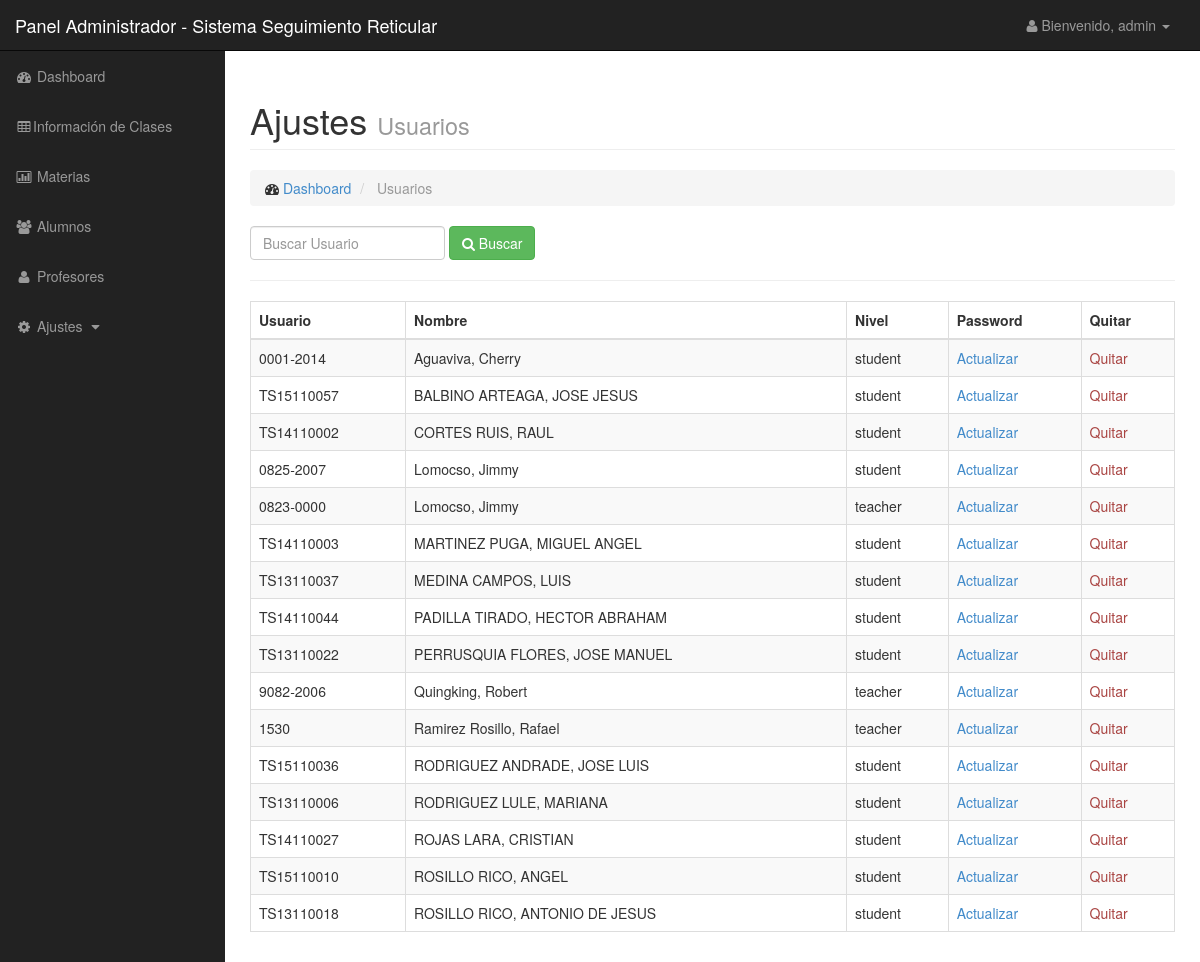
/retic/admin/users.php (signed in), run on the app's committed database.
### tables this page shows
CREATE TABLE `userdata` (
  `id` int(11) NOT NULL,
  `username` varchar(100) NOT NULL,
  `password` varchar(100) NOT NULL,
  `fname` varchar(100) NOT NULL,
  `lname` varchar(100) NOT NULL,
  `level` varchar(100) NOT NULL
);

### retic/admin/data/settings_model.php (called while the page is built, shortened)
<?php
    $settings = new Datasettings();
    class Datasettings {
        function getuser($search){
            $user = $_SESSION['id'];
            $q = "select * from userdata where username !='$user' and username like '%$search%' order by lname asc";
            $r = mysql_query($q);
            return $r;
        }
    }
?>

### retic/admin/users.php (the view, shortened to what this page needs)
<?php
    include('include/header.php');
    include('include/sidebar.php');
    include('data/settings_model.php');
    $search = isset($_POST['search']) ? $_POST['search']: null;
    $user = $settings->getuser($search);
?>
<div id="page-wrapper">
    <div class="container-fluid">
        <div class="row">
            <div class="col-lg-12">
                <h1 class="page-header">
                    Ajustes <small>Usuarios</small>
                </h1>
                <ol class="breadcrumb">
                    <li>
                        <i class="fa fa-dashboard"></i> <a href="index.php">Dashboard</a>
                    </li>
                    <li class="active">
                        Usuarios
                    </li>
                </ol>
            </div>
        </div>
        <div class="row">
            <div class="col-lg-12">
                <div class="form-inline form-padding">
                    <form action="users.php" method="post">
                        <input type="text" class="form-control" name="search" placeholder="Buscar Usuario">
                        <button type="submit" name="submitsearch" class="btn btn-success"><i class="fa fa-search"></i> Buscar</button>
                    </form>
                </div>
            </div>
        </div>
        <hr />
        <div class="row">
            <div class="col-lg-12">
                <div class="table-responsive">
                    <table class="table table-striped table-bordered">
                        <thead><tr>
                            <th>Usuario</th>
                            <th>Nombre</th>
                            <th>Nivel</th>
                            <th>Password</th>
                            <th>Quitar</th>
                        </tr></thead>
                        <tbody>
                        <?php while($row = mysql_fetch_array($user)): ?>
                            <tr>
                                <td><?php echo $row['username'];?></td>
                                <td><?php echo $row['lname'].', '.$row['fname'];?></td>
                                <td><?php echo $row['level'];?></td>
                                <td><a href="settings.php?username=<?php echo $row['username'];?>">Actualizar</a></td>
                                <td><a href="data/data_model.php?q=delete&table=userdata&id=<?php echo $row['id']?>" title="Remove" class="text-danger confirmation">Quitar</a></td>
                            </tr>
                        <?php endwhile; ?>
                        </tbody>
                    </table>
                </div>
            </div>
        </div>
    </div>
</div>
<?php include('include/footer.php');

### retic/css/sb-admin.css (style rules this page uses)
body { margin-top: 100px; background-color: #222; }
@media (min-width:768px) { body { margin-top: 50px; } }
#page-wrapper { width: 100%; padding: 0; background-color: #fff; }
@media (min-width:768px) { #page-wrapper { padding: 10px; } }

### data on the page
userdata: username "0001-2014", lname "Aguaviva", fname "Cherry", level "student"
userdata: username "TS15110057", lname "BALBINO ARTEAGA", fname "JOSE JESUS", level "student"
userdata: username "TS14110002", lname "CORTES RUIS", fname "RAUL", level "student"
userdata: username "0825-2007", lname "Lomocso", fname "Jimmy", level "student"
userdata: username "0823-0000", lname "Lomocso", fname "Jimmy", level "teacher"
userdata: username "TS14110003", lname "MARTINEZ PUGA", fname "MIGUEL ANGEL", level "student"
userdata: username "TS13110037", lname "MEDINA CAMPOS", fname "LUIS", level "student"
userdata: username "TS14110044", lname "PADILLA TIRADO", fname "HECTOR ABRAHAM", level "student"
userdata: username "TS13110022", lname "PERRUSQUIA FLORES", fname "JOSE MANUEL", level "student"
userdata: username "9082-2006", lname "Quingking", fname "Robert", level "teacher"
userdata: username "1530", lname "Ramirez Rosillo", fname "Rafael", level "teacher"
userdata: username "TS15110036", lname "RODRIGUEZ ANDRADE", fname "JOSE LUIS", level "student"
userdata: username "TS13110006", lname "RODRIGUEZ LULE", fname "MARIANA", level "student"
userdata: username "TS14110027", lname "ROJAS LARA", fname "CRISTIAN", level "student"
userdata: username "TS15110010", lname "ROSILLO RICO", fname "ANGEL", level "student"
userdata: username "TS13110018", lname "ROSILLO RICO", fname "ANTONIO DE JESUS", level "student"

### other printed values
$_SESSION['level'] "admin"
